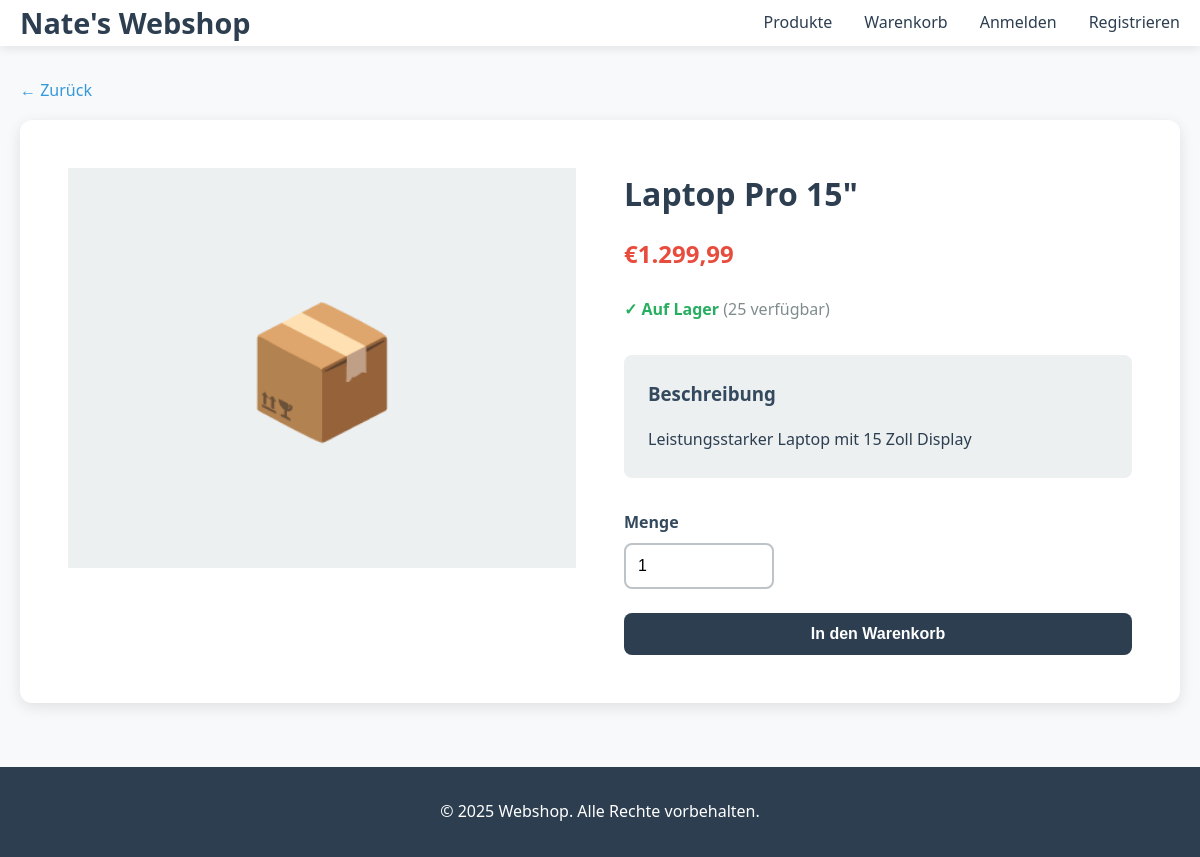
The app's page /View/product.php?id=1 with its own data.
### tables this page shows
CREATE TABLE IF NOT EXISTS products (
    id INT AUTO_INCREMENT PRIMARY KEY,
    name VARCHAR(100) NOT NULL,
    description TEXT,
    price DECIMAL(10, 2) NOT NULL,
    stock INT DEFAULT 0,
    image VARCHAR(255),
    created_at TIMESTAMP DEFAULT CURRENT_TIMESTAMP
);

### Controller/config.php (called while the page is built, shortened)
<?php
function isLoggedIn()
{
    return isset($_SESSION['user_id']);
}

### View/product.php (the view, shortened to what this page needs)
<?php
require_once __DIR__ . '/../Controller/config.php';
require_once __DIR__ . '/../Controller/auth.php';
$product_id = isset($_GET['id']) ? (int)$_GET['id'] : 0;
$stmt = $pdo->prepare("SELECT * FROM products WHERE id = ?");
$stmt->execute([$product_id]);
$product = $stmt->fetch();
?>
<!DOCTYPE html>
<html lang="de">
<head>
    <link rel="stylesheet" href="style.css">
</head>
<body>
<header>
    <nav class="container">
        <a href="index.php" class="logo">Nate's Webshop</a>
        <ul class="nav-links">
            <li><a href="index.php">Produkte</a></li>
            <li><a href="cart.php">Warenkorb <?php if (getCartCount() > 0): ?><span class="cart-badge"><?= getCartCount() ?></span><?php endif; ?></a></li>
            <?php if (isLoggedIn()): ?>
                <li><a href="profile.php">Profil</a></li>
                <?php if (isAdmin()): ?>
                    <li><a href="admin.php">Admin</a></li>
                <?php endif; ?>
                <li><a href="#" onclick="event.preventDefault(); document.getElementById('logoutForm').submit();">Abmelden</a></li>
            <?php else: ?>
                <li><a href="#" onclick="showLoginModal()">Anmelden</a></li>
                <li><a href="#" onclick="showRegisterModal()">Registrieren</a></li>
            <?php endif; ?>
        </ul>
    </nav>
</header>
<main>
    <div class="container" style="margin-top: 2rem;">
        <a href="index.php" style="display: inline-block; margin-bottom: 1rem; color: var(--secondary); text-decoration: none;">← Zurück</a>
        <div class="product-detail-layout">
            <div>
                <div class="product-image product-detail-image">📦</div>
            </div>
            <div>
                <h1 style="color: var(--primary); margin-bottom: 1rem;"><?= htmlspecialchars($product['name']) ?></h1>
                <div class="product-price" style="margin-bottom: 1.5rem;">€<?= number_format($product['price'], 2, ',', '.') ?></div>
                <div class="product-stock" style="font-size: 1rem; margin-bottom: 2rem;">
                    <?php if ($product['stock'] > 0): ?>
                        <span style="color: var(--success); font-weight: 600;">✓ Auf Lager</span>
                        <span class="text-muted">(<?= $product['stock'] ?> verfügbar)</span>
                    <?php else: ?>
                        <span style="color: var(--accent); font-weight: 600;">✗ Nicht verfügbar</span>
                    <?php endif; ?>
                </div>
                <div style="margin-bottom: 2rem; padding: 1.5rem; background: var(--light); border-radius: 8px;">
                    <h3 style="margin-bottom: 1rem; color: var(--dark);">Beschreibung</h3>
                    <p style="line-height: 1.8;"><?= nl2br(htmlspecialchars($product['description'])) ?></p>
                </div>
                <?php if ($product['stock'] > 0): ?>
                    <form method="POST" action="index.php">
                        <div class="form-group">
                            <label>Menge</label>
                            <input type="number" name="quantity" class="form-control" value="1" min="1" max="<?= $product['stock'] ?>" style="max-width: 150px;">
                        </div>
                        <button type="submit" name="add_to_cart" class="btn btn-primary btn-block">In den Warenkorb</button>
                    </form>
                <?php else: ?>
                    <div class="alert alert-error">
                        Dieses Produkt ist derzeit nicht verfügbar.
                    </div>
                <?php endif; ?>
            </div>
        </div>
    </div>
</main>
<footer>
    <div class="container">
        <p>&copy; 2025 Webshop. Alle Rechte vorbehalten.</p>
    </div>
</footer>
</body>
</html>

### View/style.css (style rules this page uses)
* { margin: 0; padding: 0; box-sizing: border-box; }
:root { --primary: #2c3e50; --secondary: #3498db; --accent: #e74c3c; --success: #27ae60; --warning: #f39c12; --light: #ecf0f1; --dark: #34495e; --text: #2c3e50; --border: #bdc3c7; --shadow: rgba(0, 0, 0, 0.1); }
body { font-family: 'Segoe UI', Tahoma, Geneva, Verdana, sans-serif; line-height: 1.6; color: var(--text); background: #f8f9fa; }
.container { max-width: 1200px; margin: 0 auto; padding: 0 20px; }
header { background: white; box-shadow: 0 2px 10px var(--shadow); position: sticky; top: 0; z-index: 1000; }
nav { display: flex; justify-content: space-between; align-items: center; padding: 1rem 0; }
.logo { font-size: 1.8rem; font-weight: 700; color: var(--primary); text-decoration: none; }
.nav-links { display: flex; gap: 2rem; list-style: none; align-items: center; }
.nav-links a { color: var(--text); text-decoration: none; transition: color 0.3s; font-weight: 500; }
.form-group { margin-bottom: 1.5rem; }
.form-group label { display: block; margin-bottom: 0.5rem; font-weight: 600; color: var(--dark); }
.form-control { width: 100%; padding: 0.75rem; border: 2px solid var(--border); border-radius: 8px; font-size: 1rem; transition: border-color 0.3s; }
.btn { padding: 0.75rem 1.5rem; border: none; border-radius: 8px; font-size: 1rem; font-weight: 600; cursor: pointer; transition: all 0.3s; text-decoration: none; display: inline-block; text-align: center; }
.btn-primary { background: var(--primary); color: white; }
.btn-block { width: 100%; }
.product-image { width: 100%; height: 200px; object-fit: cover; background: var(--light); display: flex; align-items: center; justify-content: center; font-size: 3rem; color: var(--border); }
.product-price { font-size: 1.5rem; font-weight: 700; color: var(--accent); margin-bottom: 1rem; }
.product-stock { font-size: 0.85rem; color: var(--success); margin-bottom: 1rem; }
footer { background: var(--primary); color: white; padding: 2rem 0; margin-top: 4rem; text-align: center; }
.product-detail-layout { display: grid; grid-template-columns: 1fr 1fr; gap: 3rem; background: white; padding: 3rem; border-radius: 12px; box-shadow: 0 4px 15px var(--shadow); }
.product-detail-image { height: 400px; font-size: 8rem; }
.text-muted { color: #7f8c8d; }

### records on screen
products: name "Laptop Pro 15\"", price "1.299,99", stock "25", description "Leistungsstarker Laptop mit 15 Zoll Display"
